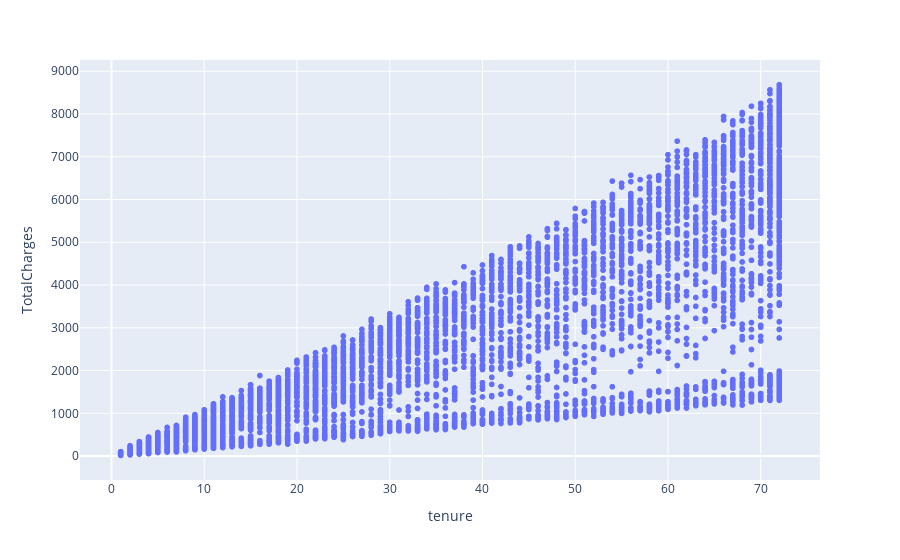

Notebook source saved alongside this figure:
### Code cell
px.scatter(df,x="tenure",y="TotalCharges")

### Figure 1 — Plotly figure (JSON) as saved in the notebook; plotly's stock layout.template omitted (floating-point values rounded to 4 significant figures; data arrays with more than 128 entries replaced by an {"elided": "..."} marker saying what was removed)
{"data": [{"hovertemplate": "tenure=%{x}<br>TotalCharges=%{y}<extra></extra>", "legendgroup": "", "marker": {"color": "#636efa", "symbol": "circle"}, "mode": "markers", "name": "", "showlegend": false, "type": "scattergl", "x": {"elided": "7032 int values"}, "xaxis": "x", "y": {"elided": "7032 float values"}, "yaxis": "y"}], "layout": {"legend": {"tracegroupgap": 0}, "margin": {"t": 60}, "xaxis": {"anchor": "y", "domain": [0, 1], "title": {"text": "tenure"}}, "yaxis": {"anchor": "x", "domain": [0, 1], "title": {"text": "TotalCharges"}}}}
